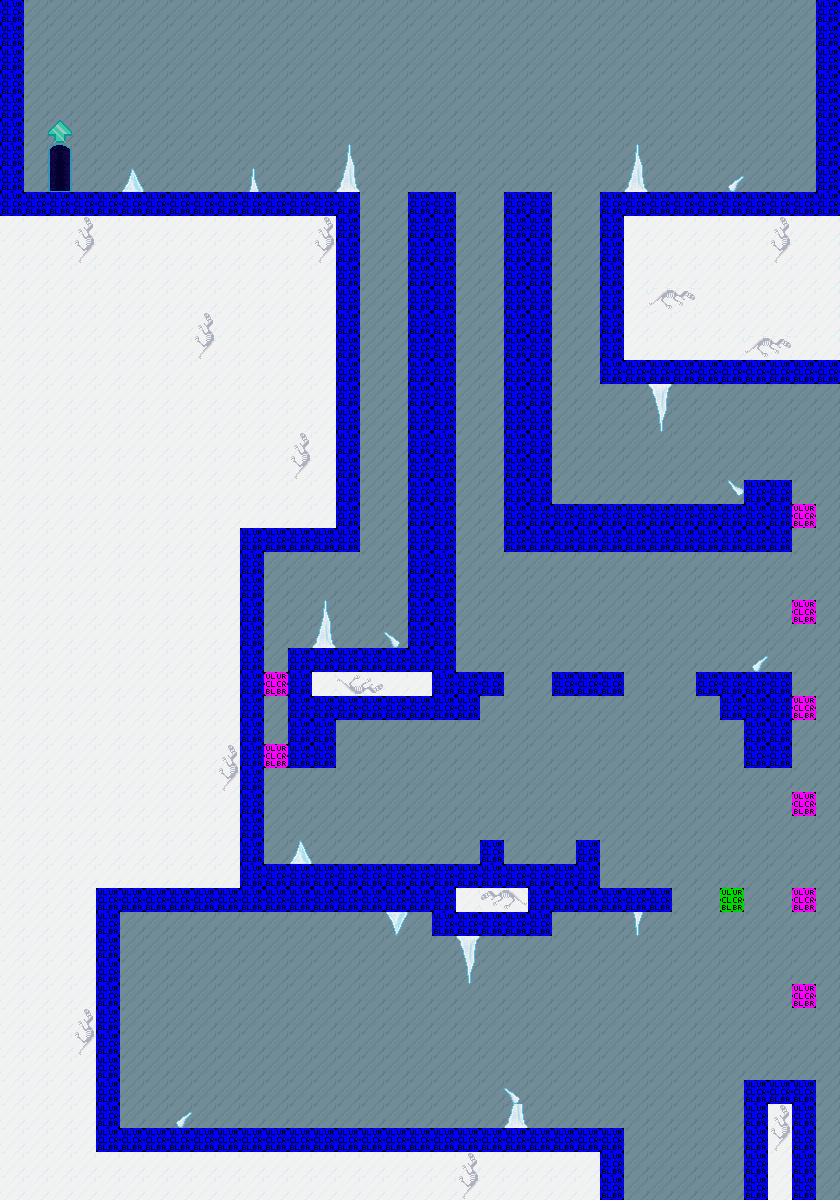

Tiled map render using the project's own tile images. Description and the map definition, with tile-layer contents summarised, below:
An orthogonal 35x50 tile map with 24x24 px tiles, 4 tile layers (background, floor, foreground, collision), 2 tilesets and 93 objects (47x sprite, 14x liquid, 13x material, 11x enemy, 3x movingplatform, ...).

<map version="1.0" orientation="orthogonal" width="35" height="50" tilewidth="24" tileheight="24">
 <properties>
  <property name="offset" value="36" />
  <property name="respawn" value="frozencave-3" />
  <property name="soundtrack" value="winter2" />
 </properties>
 <tileset firstgid="1" name="frozencave" tilewidth="24" tileheight="24">
  <image source="../images/tilesets/frozencave.png" width="192" height="240" />
 </tileset>
 <tileset firstgid="81" name="collisions" tilewidth="24" tileheight="24">
  <image source="../images/tilesets/collisions.png" width="512" height="512" />
 </tileset>
 <layer name="background" width="35" height="50">
  <data>[1750 cells, 1379 non-empty, 1 distinct tile ids]</data>
 </layer>
 <layer name="floor" width="35" height="50">
  <data>[1750 cells, 800 non-empty, 11 distinct tile ids]</data>
 </layer>
 <layer name="foreground" width="35" height="50">
  <data>[1750 cells, 40 non-empty, 13 distinct tile ids]</data>
 </layer>
 <layer name="collision" width="35" height="50">
  <data>[1750 cells, 311 non-empty, 3 distinct tile ids]</data>
 </layer>
 <objectgroup color="#000000" name="nodes" width="35" height="50">
  <!-- 90 objects omitted --></objectgroup>
 <objectgroup name="movement" width="35" height="50">
  <!-- 3 objects omitted --></objectgroup>
</map>
<!-- 93 of 93 objects omitted -->
